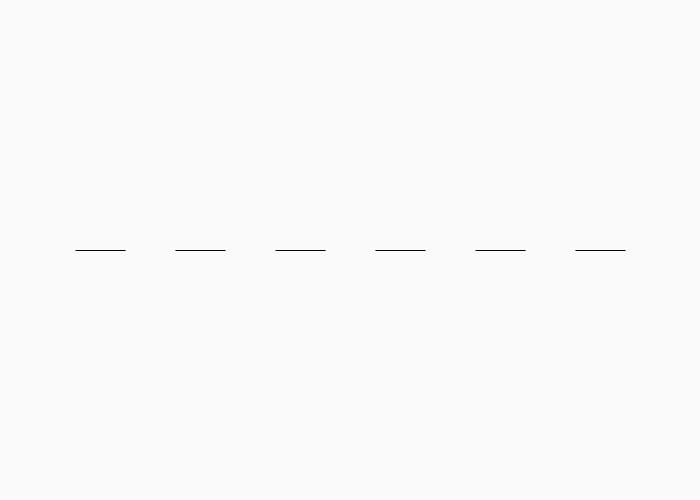
Frame 1 (no input)
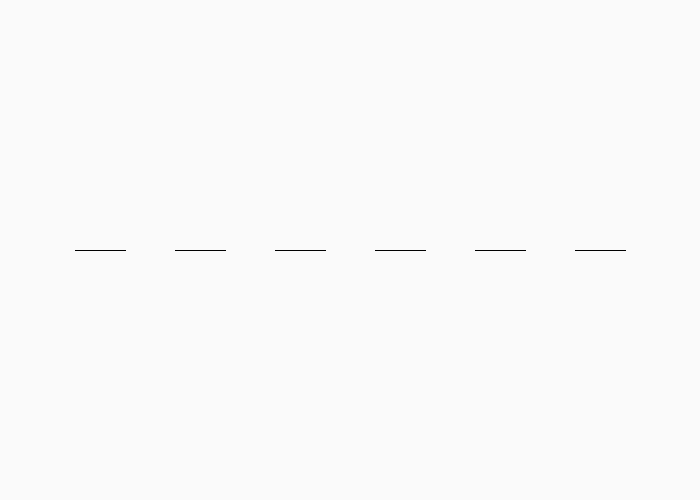
Frame 60 (the mouse pressed at the canvas centre just before this capture)
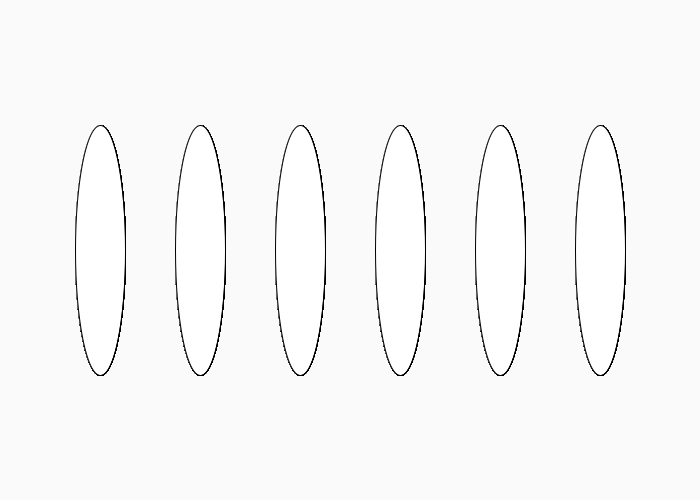
Frame 120 (the mouse held since frame 60 and released just before this capture)

The Processing sketch that drew these frames (run headless with seeded random() and noise(); from frame 60 on, the mouse is pressed at the canvas centre):

// Processing sketch: processing_85295
// ── processing_85295.pde

void setup()
{
  size(700, 500);
  background(250);
  smooth();
}



void draw()
{

//background(mouseX,mouseY,mouseX,mouseY);
fill(255);

ellipse(100,250,50,mouseY);
ellipse(200,250,50,mouseY);
ellipse(300,250,50,mouseY);
ellipse(400,250,50,mouseY);
ellipse(500,250,50,mouseY);
ellipse(600,250,50,mouseY);
println(mouseX);

}
